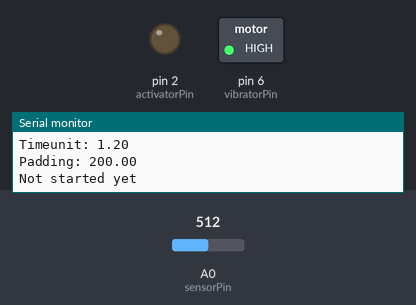
The sketch below on a simulated Arduino Uno, built with avr-gcc and run on an emulated ATmega328P. Parts: switched loads named in the sketch (green lamp = pin HIGH), output pins drawn as LEDs (lit = HIGH), the last lines printed to the serial monitor. The test bench sets the inputs (shaded band); at power-on: A0 (sensorPin) = 512.

Above: at 1.2 s.
1.3 s: A0 (sensorPin) set to 490
At 1.8 s:
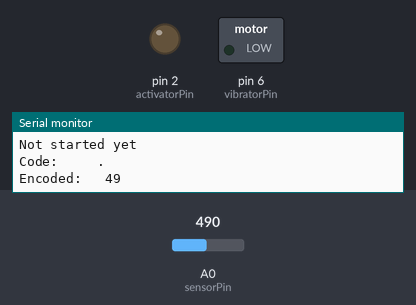
2.8 s: A0 (sensorPin) set to 510
At 3.9 s:
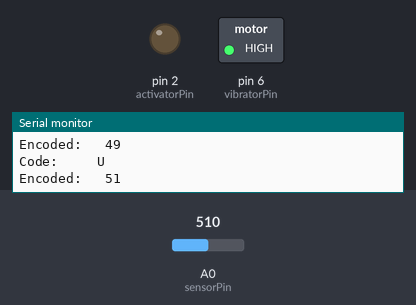
4.3 s: A0 (sensorPin) set to 306
At 5.3 s:
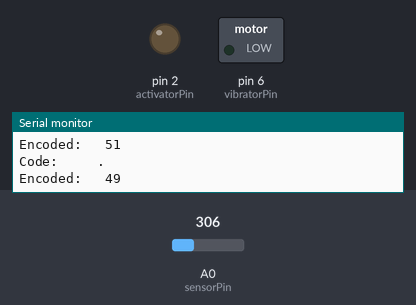
5.8 s: A0 (sensorPin) set to 511
At 6.2 s:
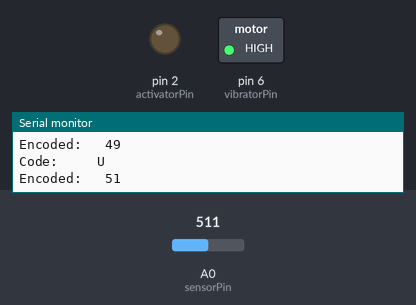
Timing chart, 0 to 8.3 s (numbered marks = the images above; inputs shaded):
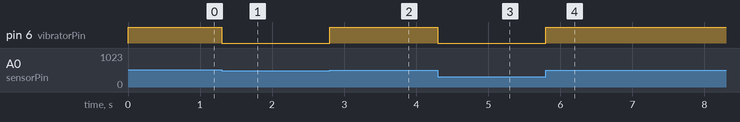

The sketch:

morseCodeTransciever.ino
```cpp
//TODO:
// Refactoring
// Commenting
// Debugging

#include <math.h>
#include <SoftwareSerial.h>

SoftwareSerial BTSerial(10, 11);

// const int buzzerPin = 3;
// const int ledPin = 9;
const int vibratorPin = 6;
const int sensorPin = A0;
const int activatorPin = 2;
const int threshold = 500.0;
const int millisecond = 1000;
const float wpm = 1.0; // 1 wpm = "PARIS " per minute => 50 units per minute
const float ups = 5.0 / 6.0 * wpm; // 5 units per 6 seconds
const float timeunit = millisecond / ups; // milliseconds per unit
const float padding = 1.0 / 6.0 * timeunit;
const float filter_limit = 100.0;

/* Morse Code Timing Table */
// . 1 tu
// - 3 tu
// US 1 tu (Unit Space)
// CS 3 tu (Character Space)
// WS 7 tu (Word Space)

const int timingtable[5] = {1, 3, 1, 3, 7};
const char CUSTOM_ENCODING_TABLE[5] = {'.', '-', 'U', 'W', 'C'};

float value, delta_time;
float initial_time, final_time = millis();
bool started = false;

String morseCode = "";

void dataTransmitter(int mode, float delta_time) { // Sends data if code is C
  char code = deltaTimeCalculator(mode, delta_time);
  if (code == 'e' || code == NULL || code == ' ' || code == 0) return;
  if (code == 'C') {
    // Send morseCode, empty it
    Serial.print("Sending the code now. \t\t");
    Serial.println(morseCode);
    bufferResetter();
  } else if (code == '-' || code == '.' || code == 'U' || code == 'W') { // I didn't understand why there are some nully data passing on... also some duplicates, not sure if it's due to the accuracy of sensor
    // Buffer morseCode
    int encoded = customEncoder(code);
    Serial.print("Code: \t\t");
    Serial.println(code);
    Serial.print("Encoded: \t");
    Serial.println(encoded);
    bufferConstructor(encoded);
  }
}

void bufferResetter() {
  morseCode = "";
}

void bufferConstructor(char code) {
  morseCode += code;
}


int customEncoder(char code) {
  for (int i = 0; i < sizeof(CUSTOM_ENCODING_TABLE) / sizeof(CUSTOM_ENCODING_TABLE[0]); i++) {
    if (code == CUSTOM_ENCODING_TABLE[i]) return i + 1 + '0' ;
  }
}

char deltaTimeCalculator(int mode, float delta_time) {
  char output;
  // Character
  if (mode == 1) {
    if ((timeunit * timingtable[1]) - padding <= delta_time) {
      output = '-';
    } else if (filter_limit <= delta_time) {
      output = '.';
    }
  }
  // Space
  else if (mode == 0) {
    if ((timeunit * timingtable[4]) - padding <= delta_time) {
      output = 'W';
    }
    else if ((timeunit * timingtable[3]) - padding <= delta_time) {
      output = 'C';
    } else if (filter_limit <= delta_time) {
      output = 'U';
    }
  } else {
    Serial.println("[ERROR] Invalid mod number...");
    return 'e'; // error
  }
  return output;
}

void setup() {
  pinMode(vibratorPin, OUTPUT);
  pinMode(activatorPin, OUTPUT);
  pinMode(sensorPin, INPUT);

  Serial.begin(9600);
  BTSerial.begin(38400);  // HC-05 default speed in AT command more

  Serial.print("Timeunit: ");
  Serial.println(timeunit / millisecond);
  Serial.print("Padding: ");
  Serial.println(padding);
}

void loop() {

  while (analogRead(sensorPin) < threshold);

  if (!started) {
    initial_time = final_time = millis();
    Serial.println("Not started yet");
  }
  else final_time = millis();

  final_time = millis();

  digitalWrite(vibratorPin, 1);

  delta_time = final_time - initial_time;

  dataTransmitter(0, delta_time);

  initial_time = final_time;

  started = true;

  while (analogRead(sensorPin) > threshold); // loop if no signal

  final_time = millis();

  digitalWrite(vibratorPin, 0);

  delta_time = final_time - initial_time;

  dataTransmitter(1, delta_time);

  initial_time = final_time;


}
```

Measured:
- after the input at 1.3 s, pin 6 (vibratorPin): HIGH → LOW at once
- after the input at 2.8 s, pin 6 (vibratorPin): LOW → HIGH at once
- after the input at 4.3 s, pin 6 (vibratorPin): HIGH → LOW at once
- after the input at 5.8 s, pin 6 (vibratorPin): LOW → HIGH at once
